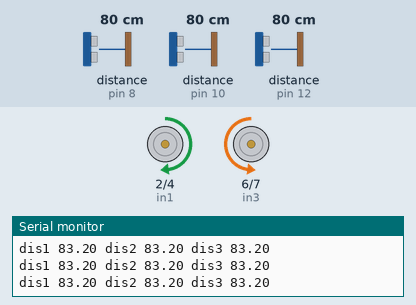
The sketch below on a simulated Arduino Uno, built with avr-gcc and run on an emulated ATmega328P. On the bench: motor-driver pin pairs drawn as motors (green arrow = first pin HIGH = forward, orange = second pin HIGH = backward, longer = more drive, scaled by the enable pin), the last lines printed to the serial monitor. Wiring (inferred from the names in the program): 3 × ultrasonic range finder: trigger pin 9, echo pin 8 / trigger pin 11, echo pin 10 / trigger pin 13, echo pin 12. The test bench sets the inputs (shaded band); at power-on: distance to the obstacle (sensors on pin 12, pin 10, pin 8) 80 cm. The echo pulse lasts 58.3 µs per cm.

Above: at 1.2 s.
1.3 s: distance to the obstacle (sensor on pin 12) set to 28 cm
4.3 s: distance to the obstacle (sensor on pin 12) set to 22 cm
At 5.4 s:
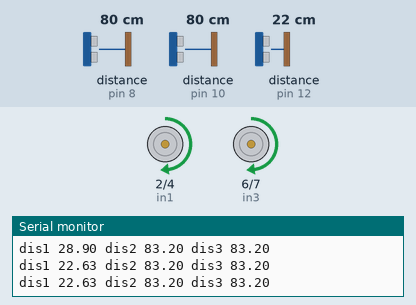
5.8 s: distance to the obstacle (sensor on pin 10) set to 16 cm
7.6 s: distance to the obstacle (sensor on pin 10) set to 13 cm
At 8.8 s:
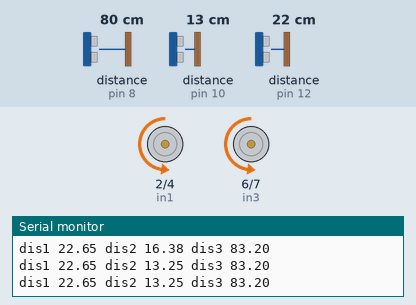
9.3 s: distance to the obstacle (sensor on pin 8) set to 16 cm
11.0 s: distance to the obstacle (sensor on pin 8) set to 13 cm
At 11.8 s:
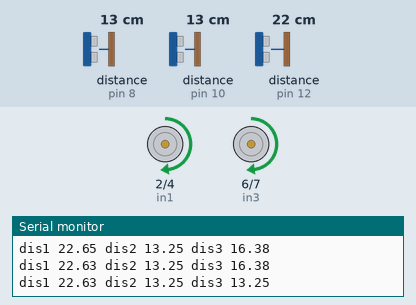
Timing chart, 0 to 15.0 s (numbered marks = the images above; inputs shaded):
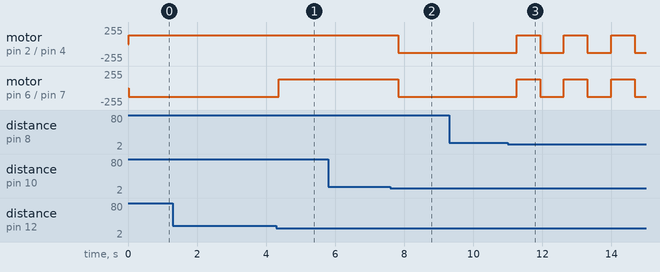

The sketch:

Arduino-Car-with-Ultrasonic-Sensors-to-Avoid-obstacles.ino
```cpp
int trigPins[] = {13, 11, 9};
int echoPins[] = {12, 10, 8};
int travleTimes[3];
float distances[3];

int EnA = 3;
int in1 = 2;
int in2 = 4;
int EnB = 5;
int in3 = 6;
int in4 = 7;
int speed = 130;

void setup() {
  for (int i = 0; i < 3; ++i) {
    pinMode(trigPins[i], OUTPUT);
    pinMode(echoPins[i], INPUT);
  }
  pinMode(EnA, OUTPUT);
  pinMode(in1, OUTPUT);
  pinMode(in2, OUTPUT);
  pinMode(EnB, OUTPUT);
  pinMode(in3, OUTPUT);
  pinMode(in4, OUTPUT);
  Serial.begin(9600);
}

void loop() {
  ultarsonic(trigPins, echoPins, travleTimes, distances, 3);
  Serial.println("dis1 " + String(distances[0]) + " dis2 " + String(distances[1]) + " dis3 " + String(distances[2]));

  if (distances[0] < 25) {
  if (distances[1] > 15 && distances[2] > 15) {
    left();
    delay(680);
  }
  if (distances[2] < 15) {
    left();
    delay(680);
    }
  if(distances[1] < 15) {
    right();
    delay(680);
    }
  } else if (distances[1] < 8 && distances[2] < 8) {
  back();
  delay(680);
}
else {
  front();
}


}


void ultarsonic(const int trig[], const int echo[], int travleTime[], float dis[], int numSensors) {
  for (int i = 0; i < numSensors; ++i) {
    digitalWrite(trig[i], LOW);
    delayMicroseconds(10);
    digitalWrite(trig[i], HIGH);
    delayMicroseconds(10);
    digitalWrite(trig[i], LOW);
    travleTime[i] = pulseIn(echo[i], HIGH, 20000);
    dis[i] = (17.907 * travleTime[i]) / 1000;
  }
}
void left(){
  analogWrite(EnA, speed);
  analogWrite(EnB, speed);
  digitalWrite(in1, HIGH);
  digitalWrite(in2, LOW);
  digitalWrite(in3, HIGH);
  digitalWrite(in4, LOW);
}
void right(){
  analogWrite(EnA, speed);
  analogWrite(EnB, speed);
  digitalWrite(in1, LOW);
  digitalWrite(in2, HIGH);
  digitalWrite(in3, LOW);
  digitalWrite(in4, HIGH);
}
void back(){
  analogWrite(EnA, speed);
  analogWrite(EnB, speed);
  digitalWrite(in1, LOW);
  digitalWrite(in2, HIGH);
  digitalWrite(in3, HIGH);
  digitalWrite(in4, LOW);
}
void front(){
  analogWrite(EnA, speed);
  analogWrite(EnB, speed);
  digitalWrite(in1, HIGH);
  digitalWrite(in2, LOW);
  digitalWrite(in3, LOW);
  digitalWrite(in4, HIGH);
}
void stop(){
  analogWrite(EnA, speed);
  analogWrite(EnB, speed);
  digitalWrite(in1, LOW);
  digitalWrite(in2, LOW);
  digitalWrite(in3, LOW);
  digitalWrite(in4, LOW);
}
```

Measured:
- the behaviour switches between 25 and 24 cm on distance to the obstacle (sensor on pin 12) (found by bisection; images 0 and 1)
- the behaviour switches between 15 and 14 cm on distance to the obstacle (sensor on pin 10) (found by bisection; images 1 and 2)
- the behaviour switches between 15 and 14 cm on distance to the obstacle (sensor on pin 8) (found by bisection; images 2 and 3)
- after the input at 4.3 s, motor on pin 6 (in3) / pin 7 (in4): backward 130/255 → forward 130/255 after 0.07 s
- after the input at 7.6 s, motor on pin 2 (in1) / pin 4 (in2), motor on pin 6 (in3) / pin 7 (in4): forward 130/255 → backward 130/255 after 0.22 s
- after the input at 11.0 s, motor on pin 2 (in1) / pin 4 (in2), motor on pin 6 (in3) / pin 7 (in4): alternates forward 130/255 for 0.68 s and backward 130/255 for 0.69 s, starting after 0.26 s
